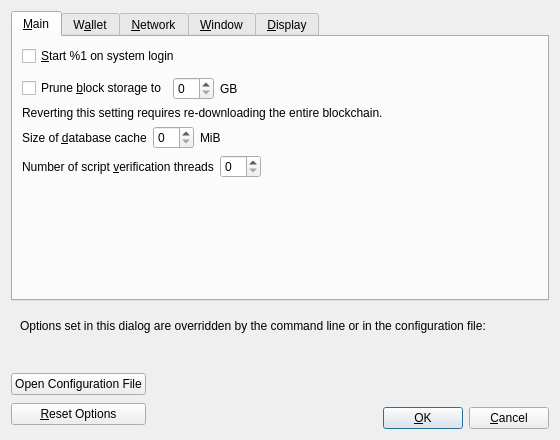
<?xml version="1.0" encoding="UTF-8"?>
<ui version="4.0">
 <class>OptionsDialog</class>
 <widget class="QDialog" name="OptionsDialog">
  <property name="geometry">
   <rect>
    <x>0</x>
    <y>0</y>
    <width>560</width>
    <height>440</height>
   </rect>
  </property>
  <property name="windowTitle">
   <string>Options</string>
  </property>
  <property name="modal">
   <bool>true</bool>
  </property>
  <layout class="QVBoxLayout" name="verticalLayout">
   <item>
    <widget class="QTabWidget" name="tabWidget">
     <property name="currentIndex">
      <number>0</number>
     </property>
     <widget class="QWidget" name="tabMain">
      <attribute name="title">
       <string>&amp;Main</string>
      </attribute>
      <layout class="QVBoxLayout" name="verticalLayout_Main">
       <item>
        <widget class="QCheckBox" name="bitcoinAtStartup">
         <property name="toolTip">
          <string>Automatically start %1 after logging in to the system.</string>
         </property>
         <property name="text">
          <string>&amp;Start %1 on system login</string>
         </property>
        </widget>
       </item>
       <item>
        <spacer name="horizontalSpacer_0_Main">
         <property name="orientation">
          <enum>Qt::Horizontal</enum>
         </property>
         <property name="sizeHint" stdset="0">
          <size>
           <width>40</width>
           <height>5</height>
          </size>
         </property>
        </spacer>
       </item>
       <item>
       <layout class="QHBoxLayout" name="horizontalLayout_Main_Prune">
        <item>
         <widget class="QCheckBox" name="prune">
          <property name="toolTip">
           <string>Disables some advanced features but all blocks will still be fully validated. Reverting this setting requires re-downloading the entire blockchain. Actual disk usage may be somewhat higher.</string>
          </property>
          <property name="text">
           <string>Prune &amp;block storage to</string>
          </property>
         </widget>
        </item>
        <item>
         <widget class="QSpinBox" name="pruneSize"/>
        </item>
         <item>
          <widget class="QLabel" name="pruneSizeUnitLabel">
           <property name="text">
            <string>GB</string>
           </property>
           <property name="textFormat">
            <enum>Qt::PlainText</enum>
           </property>
          </widget>
         </item>
         <item>
          <spacer name="horizontalSpacer_Main_Prune">
           <property name="orientation">
            <enum>Qt::Horizontal</enum>
           </property>
           <property name="sizeHint" stdset="0">
            <size>
             <width>40</width>
             <height>20</height>
            </size>
           </property>
          </spacer>
         </item>
        </layout>
       </item>
       <item>
        <widget class="QLabel" name="pruneWarning">
         <property name="text">
          <string>Reverting this setting requires re-downloading the entire blockchain.</string>
         </property>
         <property name="textFormat">
          <enum>Qt::PlainText</enum>
         </property>
        </widget>
       </item>
       <item>
        <layout class="QHBoxLayout" name="horizontalLayout_2_Main">
         <item>
          <widget class="QLabel" name="databaseCacheLabel">
           <property name="toolTip">
            <string extracomment="Tooltip text for Options window setting that sets the size of the database cache. Explains the corresponding effects of increasing/decreasing this value.">Maximum database cache size. Make sure you have enough RAM. A larger cache can contribute to faster sync, after which the benefit is less pronounced for most use cases. Lowering the cache size will reduce memory usage. Unused mempool memory is shared for this cache.</string>
           </property>
           <property name="text">
            <string>Size of &amp;database cache</string>
           </property>
           <property name="textFormat">
            <enum>Qt::PlainText</enum>
           </property>
           <property name="buddy">
            <cstring>databaseCache</cstring>
           </property>
          </widget>
         </item>
         <item>
          <widget class="QSpinBox" name="databaseCache"/>
         </item>
         <item>
          <widget class="QLabel" name="databaseCacheUnitLabel">
           <property name="text">
            <string>MiB</string>
           </property>
           <property name="textFormat">
            <enum>Qt::PlainText</enum>
           </property>
          </widget>
         </item>
         <item>
          <spacer name="horizontalSpacer_2_Main">
           <property name="orientation">
            <enum>Qt::Horizontal</enum>
           </property>
           <property name="sizeHint" stdset="0">
            <size>
             <width>40</width>
             <height>20</height>
            </size>
           </property>
          </spacer>
         </item>
        </layout>
       </item>
       <item>
        <layout class="QHBoxLayout" name="horizontalLayout_Main_VerifyLabel">
         <item>
          <widget class="QLabel" name="threadsScriptVerifLabel">
           <property name="toolTip">
            <string extracomment="Tooltip text for Options window setting that sets the number of script verification threads. Explains that negative values mean to leave these many cores free to the system.">Set the number of script verification threads. Negative values correspond to the number of cores you want to leave free to the system.</string>
           </property>
           <property name="text">
            <string>Number of script &amp;verification threads</string>
           </property>
           <property name="textFormat">
            <enum>Qt::PlainText</enum>
           </property>
           <property name="buddy">
            <cstring>threadsScriptVerif</cstring>
           </property>
          </widget>
         </item>
         <item>
          <widget class="QSpinBox" name="threadsScriptVerif">
           <property name="toolTip">
            <string>(0 = auto, &lt;0 = leave that many cores free)</string>
           </property>
          </widget>
         </item>
         <item>
          <spacer name="horizontalSpacer_Main_Threads">
           <property name="orientation">
            <enum>Qt::Horizontal</enum>
           </property>
           <property name="sizeHint" stdset="0">
            <size>
             <width>40</width>
             <height>20</height>
            </size>
           </property>
          </spacer>
         </item>
        </layout>
       </item>
       <item>
        <spacer name="verticalSpacer_Main">
         <property name="orientation">
          <enum>Qt::Vertical</enum>
         </property>
         <property name="sizeHint" stdset="0">
          <size>
           <width>20</width>
           <height>40</height>
          </size>
         </property>
        </spacer>
       </item>
      </layout>
     </widget>
     <widget class="QWidget" name="tabWallet">
      <attribute name="title">
       <string>W&amp;allet</string>
      </attribute>
      <layout class="QVBoxLayout" name="verticalLayout_Wallet">
       <item>
        <widget class="QGroupBox" name="groupBox">
         <property name="title">
          <string>Expert</string>
         </property>
         <layout class="QVBoxLayout" name="verticalLayout_2">
          <item>
           <widget class="QCheckBox" name="coinControlFeatures">
            <property name="toolTip">
             <string>Whether to show coin control features or not.</string>
            </property>
            <property name="text">
             <string>Enable coin &amp;control features</string>
            </property>
           </widget>
          </item>
          <item>
           <widget class="QCheckBox" name="spendZeroConfChange">
            <property name="toolTip">
             <string>If you disable the spending of unconfirmed change, the change from a transaction cannot be used until that transaction has at least one confirmation. This also affects how your balance is computed.</string>
            </property>
            <property name="text">
             <string>&amp;Spend unconfirmed change</string>
            </property>
           </widget>
          </item>
         </layout>
        </widget>
       </item>
       <item>
        <spacer name="verticalSpacer_Wallet">
         <property name="orientation">
          <enum>Qt::Vertical</enum>
         </property>
         <property name="sizeHint" stdset="0">
          <size>
           <width>20</width>
           <height>40</height>
          </size>
         </property>
        </spacer>
       </item>
      </layout>
     </widget>
     <widget class="QWidget" name="tabNetwork">
      <attribute name="title">
       <string>&amp;Network</string>
      </attribute>
      <layout class="QVBoxLayout" name="verticalLayout_Network">
       <item>
        <widget class="QCheckBox" name="mapPortUpnp">
         <property name="toolTip">
          <string>Automatically open the Bitcoin client port on the router. This only works when your router supports UPnP and it is enabled.</string>
         </property>
         <property name="text">
          <string>Map port using &amp;UPnP</string>
         </property>
        </widget>
       </item>
       <item>
        <widget class="QCheckBox" name="mapPortNatpmp">
         <property name="toolTip">
          <string>Automatically open the Ergon ABC client port on the router. This only works when your router supports NAT-PMP and it is enabled. The external port could be random.</string>
         </property>
         <property name="text">
          <string>Map port using NA&amp;T-PMP</string>
         </property>
        </widget>
       </item>
       <item>
        <widget class="QCheckBox" name="allowIncoming">
         <property name="toolTip">
          <string>Accept connections from outside.</string>
         </property>
         <property name="text">
          <string>Allow incomin&amp;g connections</string>
         </property>
        </widget>
       </item>
       <item>
        <widget class="QCheckBox" name="connectSocks">
         <property name="toolTip">
          <string>Connect to the Bitcoin network through a SOCKS5 proxy.</string>
         </property>
         <property name="text">
          <string>&amp;Connect through SOCKS5 proxy (default proxy):</string>
         </property>
        </widget>
       </item>
       <item>
        <layout class="QHBoxLayout" name="horizontalLayout_1_Network">
         <item>
          <widget class="QLabel" name="proxyIpLabel">
           <property name="text">
            <string>Proxy &amp;IP:</string>
           </property>
           <property name="textFormat">
            <enum>Qt::PlainText</enum>
           </property>
           <property name="buddy">
            <cstring>proxyIp</cstring>
           </property>
          </widget>
         </item>
         <item>
          <widget class="QValidatedLineEdit" name="proxyIp">
           <property name="minimumSize">
            <size>
             <width>140</width>
             <height>0</height>
            </size>
           </property>
           <property name="maximumSize">
            <size>
             <width>140</width>
             <height>16777215</height>
            </size>
           </property>
           <property name="toolTip">
            <string>IP address of the proxy (e.g. IPv4: 127.0.0.1 / IPv6: ::1)</string>
           </property>
          </widget>
         </item>
         <item>
          <widget class="QLabel" name="proxyPortLabel">
           <property name="text">
            <string>&amp;Port:</string>
           </property>
           <property name="textFormat">
            <enum>Qt::PlainText</enum>
           </property>
           <property name="buddy">
            <cstring>proxyPort</cstring>
           </property>
          </widget>
         </item>
         <item>
          <widget class="QLineEdit" name="proxyPort">
           <property name="minimumSize">
            <size>
             <width>55</width>
             <height>0</height>
            </size>
           </property>
           <property name="maximumSize">
            <size>
             <width>55</width>
             <height>16777215</height>
            </size>
           </property>
           <property name="toolTip">
            <string>Port of the proxy (e.g. 9050)</string>
           </property>
          </widget>
         </item>
         <item>
          <spacer name="horizontalSpacer_1_Network">
           <property name="orientation">
            <enum>Qt::Horizontal</enum>
           </property>
           <property name="sizeHint" stdset="0">
            <size>
             <width>40</width>
             <height>20</height>
            </size>
           </property>
          </spacer>
         </item>
        </layout>
       </item>
       <item>
        <layout class="QHBoxLayout" name="horizontalLayout_2_Network">
         <item>
          <widget class="QLabel" name="proxyActiveNets">
           <property name="text">
            <string>Used for reaching peers via:</string>
           </property>
           <property name="textFormat">
            <enum>Qt::PlainText</enum>
           </property>
          </widget>
         </item>
         <item>
          <widget class="QCheckBox" name="proxyReachIPv4">
           <property name="enabled">
            <bool>false</bool>
           </property>
           <property name="toolTip">
            <string>Shows if the supplied default SOCKS5 proxy is used to reach peers via this network type.</string>
           </property>
           <property name="text">
            <string/>
           </property>
          </widget>
         </item>
         <item>
          <widget class="QLabel" name="proxyReachIPv4Label">
           <property name="text">
            <string>IPv4</string>
           </property>
           <property name="textFormat">
            <enum>Qt::PlainText</enum>
           </property>
          </widget>
         </item>
         <item>
          <widget class="QCheckBox" name="proxyReachIPv6">
           <property name="enabled">
            <bool>false</bool>
           </property>
           <property name="toolTip">
            <string>Shows if the supplied default SOCKS5 proxy is used to reach peers via this network type.</string>
           </property>
           <property name="text">
            <string/>
           </property>
          </widget>
         </item>
         <item>
          <widget class="QLabel" name="proxyReachIPv6Label">
           <property name="text">
            <string>IPv6</string>
           </property>
           <property name="textFormat">
            <enum>Qt::PlainText</enum>
           </property>
          </widget>
         </item>
         <item>
          <widget class="QCheckBox" name="proxyReachTor">
           <property name="enabled">
            <bool>false</bool>
           </property>
           <property name="toolTip">
            <string>Shows if the supplied default SOCKS5 proxy is used to reach peers via this network type.</string>
           </property>
           <property name="text">
            <string/>
           </property>
          </widget>
         </item>
         <item>
          <widget class="QLabel" name="proxyReachTorLabel">
           <property name="text">
            <string>Tor</string>
           </property>
           <property name="textFormat">
            <enum>Qt::PlainText</enum>
           </property>
          </widget>
         </item>
         <item>
          <spacer name="horizontalSpacer_2_Network">
           <property name="orientation">
            <enum>Qt::Horizontal</enum>
           </property>
           <property name="sizeHint" stdset="0">
            <size>
             <width>40</width>
             <height>20</height>
            </size>
           </property>
          </spacer>
         </item>
        </layout>
       </item>
       <item>
        <widget class="QCheckBox" name="connectSocksTor">
         <property name="toolTip">
          <string>Connect to the Bitcoin network through a separate SOCKS5 proxy for Tor onion services.</string>
         </property>
         <property name="text">
          <string>Use separate SOCKS&amp;5 proxy to reach peers via Tor onion services:</string>
         </property>
        </widget>
       </item>
       <item>
        <layout class="QHBoxLayout" name="horizontalLayout_3_Network">
         <item>
          <widget class="QLabel" name="proxyIpTorLabel">
           <property name="text">
            <string>Proxy &amp;IP:</string>
           </property>
           <property name="textFormat">
            <enum>Qt::PlainText</enum>
           </property>
           <property name="buddy">
            <cstring>proxyIpTor</cstring>
           </property>
          </widget>
         </item>
         <item>
          <widget class="QValidatedLineEdit" name="proxyIpTor">
           <property name="minimumSize">
            <size>
             <width>140</width>
             <height>0</height>
            </size>
           </property>
           <property name="maximumSize">
            <size>
             <width>140</width>
             <height>16777215</height>
            </size>
           </property>
           <property name="toolTip">
            <string>IP address of the proxy (e.g. IPv4: 127.0.0.1 / IPv6: ::1)</string>
           </property>
          </widget>
         </item>
         <item>
          <widget class="QLabel" name="proxyPortTorLabel">
           <property name="text">
            <string>&amp;Port:</string>
           </property>
           <property name="textFormat">
            <enum>Qt::PlainText</enum>
           </property>
           <property name="buddy">
            <cstring>proxyPortTor</cstring>
           </property>
          </widget>
         </item>
         <item>
          <widget class="QLineEdit" name="proxyPortTor">
           <property name="minimumSize">
            <size>
             <width>55</width>
             <height>0</height>
            </size>
           </property>
           <property name="maximumSize">
            <size>
             <width>55</width>
             <height>16777215</height>
            </size>
           </property>
           <property name="toolTip">
            <string>Port of the proxy (e.g. 9050)</string>
           </property>
          </widget>
         </item>
         <item>
          <spacer name="horizontalSpacer_4_Network">
           <property name="orientation">
            <enum>Qt::Horizontal</enum>
           </property>
           <property name="sizeHint" stdset="0">
            <size>
             <width>40</width>
             <height>20</height>
            </size>
           </property>
          </spacer>
         </item>
        </layout>
       </item>
       <item>
        <spacer name="verticalSpacer_Network">
         <property name="orientation">
          <enum>Qt::Vertical</enum>
         </property>
         <property name="sizeHint" stdset="0">
          <size>
           <width>20</width>
           <height>40</height>
          </size>
         </property>
        </spacer>
       </item>
      </layout>
     </widget>
     <widget class="QWidget" name="tabWindow">
      <attribute name="title">
       <string>&amp;Window</string>
      </attribute>
      <layout class="QVBoxLayout" name="verticalLayout_Window">
       <item>
        <widget class="QCheckBox" name="hideTrayIcon">
         <property name="toolTip">
          <string>Hide the icon from the system tray.</string>
         </property>
         <property name="text">
          <string>&amp;Hide tray icon</string>
         </property>
        </widget>
       </item>
       <item>
        <widget class="QCheckBox" name="minimizeToTray">
         <property name="toolTip">
          <string>Show only a tray icon after minimizing the window.</string>
         </property>
         <property name="text">
          <string>&amp;Minimize to the tray instead of the taskbar</string>
         </property>
        </widget>
       </item>
       <item>
        <widget class="QCheckBox" name="minimizeOnClose">
         <property name="toolTip">
          <string>Minimize instead of exit the application when the window is closed. When this option is enabled, the application will be closed only after selecting Exit in the menu.</string>
         </property>
         <property name="text">
          <string>M&amp;inimize on close</string>
         </property>
        </widget>
       </item>
       <item>
        <spacer name="verticalSpacer_Window">
         <property name="orientation">
          <enum>Qt::Vertical</enum>
         </property>
         <property name="sizeHint" stdset="0">
          <size>
           <width>20</width>
           <height>40</height>
          </size>
         </property>
        </spacer>
       </item>
      </layout>
     </widget>
     <widget class="QWidget" name="tabDisplay">
      <attribute name="title">
       <string>&amp;Display</string>
      </attribute>
      <layout class="QVBoxLayout" name="verticalLayout_Display">
       <item>
        <layout class="QHBoxLayout" name="horizontalLayout_1_Display">
         <item>
          <widget class="QLabel" name="langLabel">
           <property name="text">
            <string>User Interface &amp;language:</string>
           </property>
           <property name="textFormat">
            <enum>Qt::PlainText</enum>
           </property>
           <property name="buddy">
            <cstring>lang</cstring>
           </property>
          </widget>
         </item>
         <item>
          <widget class="QValueComboBox" name="lang">
           <property name="toolTip">
            <string>The user interface language can be set here. This setting will take effect after restarting %1.</string>
           </property>
          </widget>
         </item>
        </layout>
       </item>
       <item>
        <layout class="QHBoxLayout" name="horizontalLayout_2_Display">
         <item>
          <widget class="QLabel" name="unitLabel">
           <property name="text">
            <string>&amp;Unit to show amounts in:</string>
           </property>
           <property name="textFormat">
            <enum>Qt::PlainText</enum>
           </property>
           <property name="buddy">
            <cstring>unit</cstring>
           </property>
          </widget>
         </item>
         <item>
          <widget class="QValueComboBox" name="unit">
           <property name="toolTip">
            <string>Choose the default subdivision unit to show in the interface and when sending coins.</string>
           </property>
          </widget>
         </item>
        </layout>
       </item>
       <item>
        <layout class="QHBoxLayout" name="horizontalLayout_3_Display">
         <item>
          <widget class="QLabel" name="thirdPartyTxUrlsLabel">
           <property name="toolTip">
            <string>Third party URLs (e.g. a block explorer) that appear in the transactions tab as context menu items. %s in the URL is replaced by transaction hash. Multiple URLs are separated by vertical bar |.</string>
           </property>
           <property name="text">
            <string>&amp;Third party transaction URLs</string>
           </property>
           <property name="buddy">
            <cstring>thirdPartyTxUrls</cstring>
           </property>
          </widget>
         </item>
         <item>
          <widget class="QValidatedLineEdit" name="thirdPartyTxUrls">
           <property name="toolTip">
            <string>Third party URLs (e.g. a block explorer) that appear in the transactions tab as context menu items. %s in the URL is replaced by transaction hash. Multiple URLs are separated by vertical bar |.</string>
           </property>
           <property name="placeholderText">
            <string notr="true">https://example.com/tx/%s</string>
           </property>
          </widget>
         </item>
        </layout>
       </item>
       <item>
        <spacer name="verticalSpacer_Display">
         <property name="orientation">
          <enum>Qt::Vertical</enum>
         </property>
         <property name="sizeHint" stdset="0">
          <size>
           <width>20</width>
           <height>40</height>
          </size>
         </property>
        </spacer>
       </item>
      </layout>
     </widget>
    </widget>
   </item>
   <item>
    <widget class="QFrame" name="frame">
     <layout class="QVBoxLayout" name="verticalLayout_Bottom">
      <item>
       <layout class="QHBoxLayout" name="horizontalLayout_Bottom">
        <item>
         <widget class="QLabel" name="overriddenByCommandLineInfoLabel">
          <property name="text">
           <string>Options set in this dialog are overridden by the command line or in the configuration file:</string>
          </property>
          <property name="textFormat">
           <enum>Qt::PlainText</enum>
          </property>
         </widget>
        </item>
        <item>
         <spacer name="horizontalSpacer_Bottom">
          <property name="orientation">
           <enum>Qt::Horizontal</enum>
          </property>
          <property name="sizeHint" stdset="0">
           <size>
            <width>40</width>
            <height>20</height>
           </size>
          </property>
         </spacer>
        </item>
       </layout>
      </item>
      <item>
       <widget class="QLabel" name="overriddenByCommandLineLabel">
        <property name="text">
         <string/>
        </property>
        <property name="textFormat">
         <enum>Qt::PlainText</enum>
        </property>
        <property name="wordWrap">
         <bool>true</bool>
        </property>
       </widget>
      </item>
     </layout>
    </widget>
   </item>
   <item>
    <layout class="QHBoxLayout" name="horizontalLayout_Buttons">
     <item>
      <layout class="QVBoxLayout" name="verticalLayout_Buttons">
       <item>
        <widget class="QPushButton" name="openBitcoinConfButton">
         <property name="toolTip">
          <string>Open the %1 configuration file from the working directory.</string>
         </property>
         <property name="text">
          <string>Open Configuration File</string>
         </property>
         <property name="autoDefault">
          <bool>false</bool>
         </property>
        </widget>
       </item>
       <item>
        <widget class="QPushButton" name="resetButton">
         <property name="toolTip">
          <string>Reset all client options to default.</string>
         </property>
         <property name="text">
          <string>&amp;Reset Options</string>
         </property>
         <property name="autoDefault">
          <bool>false</bool>
         </property>
        </widget>
       </item>
      </layout>
     </item>
     <item>
      <spacer name="horizontalSpacer_1">
       <property name="orientation">
        <enum>Qt::Horizontal</enum>
       </property>
       <property name="sizeHint" stdset="0">
        <size>
         <width>40</width>
         <height>48</height>
        </size>
       </property>
      </spacer>
     </item>
     <item>
      <widget class="QLabel" name="statusLabel">
       <property name="minimumSize">
        <size>
         <width>200</width>
         <height>0</height>
        </size>
       </property>
       <property name="font">
        <font>
         <weight>75</weight>
         <bold>true</bold>
        </font>
       </property>
       <property name="text">
        <string/>
       </property>
       <property name="textFormat">
        <enum>Qt::PlainText</enum>
       </property>
       <property name="wordWrap">
        <bool>true</bool>
       </property>
      </widget>
     </item>
     <item>
      <spacer name="horizontalSpacer_2">
       <property name="orientation">
        <enum>Qt::Horizontal</enum>
       </property>
       <property name="sizeHint" stdset="0">
        <size>
         <width>40</width>
         <height>48</height>
        </size>
       </property>
      </spacer>
     </item>
     <item>
      <layout class="QVBoxLayout" name="verticalLayout_4">
       <item>
        <spacer name="verticalSpacer">
         <property name="orientation">
          <enum>Qt::Vertical</enum>
         </property>
         <property name="sizeHint" stdset="0">
          <size>
           <width>20</width>
           <height>40</height>
          </size>
         </property>
        </spacer>
       </item>
       <item>
        <layout class="QHBoxLayout" name="horizontalLayout">
         <item>
          <widget class="QPushButton" name="okButton">
           <property name="text">
            <string>&amp;OK</string>
           </property>
           <property name="autoDefault">
            <bool>false</bool>
           </property>
           <property name="default">
            <bool>true</bool>
           </property>
          </widget>
         </item>
         <item>
          <widget class="QPushButton" name="cancelButton">
           <property name="text">
            <string>&amp;Cancel</string>
           </property>
           <property name="autoDefault">
            <bool>false</bool>
           </property>
          </widget>
         </item>
        </layout>
       </item>
      </layout>
     </item>
    </layout>
   </item>
  </layout>
 </widget>
 <customwidgets>
  <customwidget>
   <class>QValidatedLineEdit</class>
   <extends>QLineEdit</extends>
   <header>qt/qvalidatedlineedit.h</header>
  </customwidget>
  <customwidget>
   <class>QValueComboBox</class>
   <extends>QComboBox</extends>
   <header>qt/qvaluecombobox.h</header>
  </customwidget>
 </customwidgets>
 <resources/>
 <connections/>
</ui>
